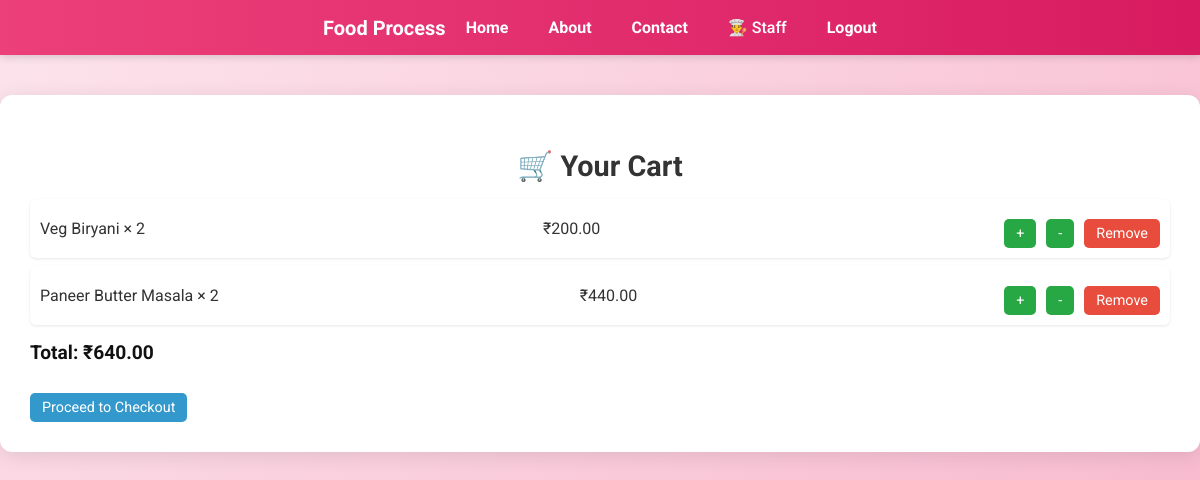
The app's page /cart/ (signed in), older data.
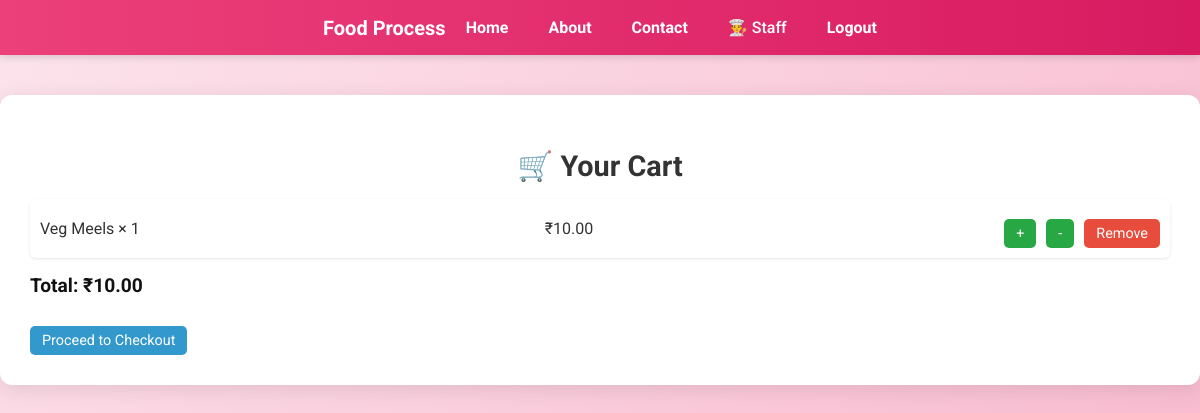
The same page, newer data.
### Food_Process/models.py (models this page shows, shortened)
class OrderItem(models.Model):
    order = models.ForeignKey(Order, related_name="items", on_delete=models.CASCADE)
    food_item = models.ForeignKey(FoodItem, on_delete=models.CASCADE)
    quantity = models.PositiveIntegerField(default=1)
    price = models.DecimalField(max_digits=10, decimal_places=2)
    def __str__(self):
        return f"{self.food_item.name} × {self.quantity}"

class FoodItem(models.Model):
    name = models.CharField(max_length=100)
    description = models.TextField(blank=True)
    price = models.DecimalField(max_digits=10, decimal_places=2)
    image = models.ImageField(upload_to='food_images/', blank=True, null=True)
    video = models.FileField(upload_to='food_videos/', blank=True, null=True)

class Order(models.Model):
    STATUS_CHOICES = [
        ('Pending', 'Pending'),
        ('Preparing', 'Preparing'),
        ('Completed', 'Completed'),
    ]
    user = models.ForeignKey(User, on_delete=models.CASCADE)
    status = models.CharField(max_length=20, choices=STATUS_CHOICES, default="Pending")
    total_amount = models.DecimalField(max_digits=10, decimal_places=2, default=0)
    created_at = models.DateTimeField(auto_now_add=True)
    razorpay_order_id = models.CharField(max_length=255, blank=True, null=True)
    payment_completed = models.BooleanField(default=False)
    class Meta:
        verbose_name = "Order"
        verbose_name_plural = "Orders"
    def __str__(self):
        return f"Order {self.id} - {self.user.username}"

### Food_Process/views.py (the view)
# urls.py: path('cart/', views.view_cart, name="view_cart"),
@login_required
def view_cart(request):
    order = Order.objects.filter(user=request.user, status="Pending").first()
    print("DEBUG ORDER:", order)
    if order:
        print("DEBUG ITEMS:", order.items.all())
    return render(request, "cart.html", {"order": order})

### Food_Process/templates/cart.html (shortened to what this page needs)
{% extends 'base.html' %}
{% block content %}
<h2 class="page-title">🛒 Your Cart</h2>
{% if order and order.items.all %}
    <ul class="cart-list">
    {% for item in order.items.all %}
        <li class="cart-item">
            <span>{{ item.food_item.name }} × {{ item.quantity }}</span>
            <span>₹{{ item.price }}</span>
            <div class="cart-buttons">
                <a href="{% url 'add_to_cart' item.food_item.id %}" class="btn">+</a>
                <a href="{% url 'decrease_quantity' item.food_item.id %}" class="btn">-</a>
                <a href="{% url 'remove_from_cart' item.food_item.id %}" class="btn btn-danger">Remove</a>
            </div>
        </li>
    {% endfor %}
    </ul>
    <p class="total"><strong>Total: ₹{{ order.total_amount }}</strong></p>
    <a href="{% url 'checkout' %}" class="btn btn-primary">Proceed to Checkout</a>
{% else %}
    <p class="empty">Your cart is empty.</p>
{% endif %}
{% endblock %}

### Food_Process/templates/base.html (shortened to what this page needs)
{% load static %}
<!DOCTYPE html>
<html lang="en">
<head>
    <link rel="stylesheet" href="{% static 'css/style.css' %}">
</head>
<body>
  <nav class="navbar">
    <div class="nav-container">
      <div class="nav-brand">
        <a href="{% url 'home' %}">Food Process</a>
      </div>
      <div class="nav-links" id="navMenu">
        <a href="{% url 'home' %}" class="{% if request.resolver_match.url_name == 'home' %}active{% endif %}">Home</a>
        <a href="{% url 'about' %}" class="{% if request.resolver_match.url_name == 'about' %}active{% endif %}">About</a>
        <a href="{% url 'contact' %}" class="{% if request.resolver_match.url_name == 'contact' %}active{% endif %}">Contact</a>
        {% if user.is_authenticated %}
          {% if user.is_staff %}
            <div class="dropdown">
              <a href="#">👨‍🍳 Staff</a>
            </div>
          {% else %}
            <a href="{% url 'guest_page' %}">Guest Page</a>
          {% endif %}
          <a href="{% url 'logout' %}">Logout</a>
        {% else %}
          <a href="{% url 'login' %}">Login</a>
          <a href="{% url 'register' %}">Register</a>
        {% endif %}
      </div>
    </div>
  </nav>
  <div class="content">
      {% block content %}{% endblock %}
  </div>
</body>
</html>

### static/css/style.css (style rules this page uses)
body { font-family: 'Roboto', sans-serif; margin: 0; padding: 0; background: linear-gradient(135deg, #fce4ec, #f8bbd0); color: #333; }
.navbar { background: linear-gradient(to right, #ec407a, #d81b60); padding: 15px 30px; display: flex; justify-content: center; align-items: center; gap: 25px; box-shadow: 0 2px 8px rgba(0, 0, 0, 0.15); }
.navbar a { color: white; text-decoration: none; font-weight: bold; font-size: 16px; padding: 6px 10px; border-radius: 4px; transition: background 0.3s ease, transform 0.2s; }
.navbar { background: linear-gradient(to right, #ec407a, #d81b60); padding: 12px 25px; box-shadow: 0 2px 8px rgba(0,0,0,0.15); position: sticky; top: 0; z-index: 1000; }
.nav-container { display: flex; justify-content: space-between; align-items: center; }
.nav-brand a { color: white; font-size: 20px; font-weight: bold; text-decoration: none; }
.nav-links { display: flex; gap: 20px; }
.nav-links a { color: white; text-decoration: none; font-weight: bold; font-size: 16px; padding: 6px 10px; border-radius: 4px; transition: background 0.3s ease, transform 0.2s; }
.dropdown { position: relative; }
.dropdown > a { cursor: pointer; font-weight: 500; display: flex; align-items: center; gap: 6px; }
.content { max-width: 1200px; margin: 40px auto; padding: 30px; background-color: #fff; border-radius: 12px; box-shadow: 0 4px 20px rgba(0, 0, 0, 0.1); }
h1, h2 { color: #c2185b; text-align: center; margin-bottom: 30px; }
.btn { display: inline-block; margin-top: 10px; padding: 8px 15px; border-radius: 6px; background: #007bff; color: white; text-decoration: none; transition: 0.3s; }
.btn { background: #28a745; color: #fff; border: none; padding: 10px 18px; border-radius: 8px; cursor: pointer; transition: 0.3s; }
a { text-decoration: none; color: #007bff; transition: 0.3s; }
.page-title { font-size: 1.8rem; margin-bottom: 1rem; color: #333; }
ul { list-style: none; padding: 0; margin: 0; }
li { background: #fff; padding: 10px; margin-bottom: 8px; border-radius: 6px; box-shadow: 0 1px 3px rgba(0,0,0,0.1); display: flex; justify-content: space-between; align-items: center; }
.cart-buttons a { margin-left: 6px; }
.total { font-size: 1.2rem; margin-top: 1rem; color: #111; }
.btn { display: inline-block; padding: 6px 12px; text-decoration: none; border-radius: 5px; font-size: 0.9rem; cursor: pointer; transition: 0.2s; }
.btn-primary { background: #3399cc; color: white; }
.btn-danger { background: #e74c3c; color: white; }

Row changes from the older to the newer data that the page shows:
removed OrderItem: food_item.name "Veg Biryani", quantity "2", price "200.00"
removed OrderItem: food_item.name "Paneer Butter Masala", quantity "2", price "440.00"
added OrderItem: food_item.name "Veg Meels", quantity "1", price "10.00"
changed Order: total_amount "640.00" → "10.00"
